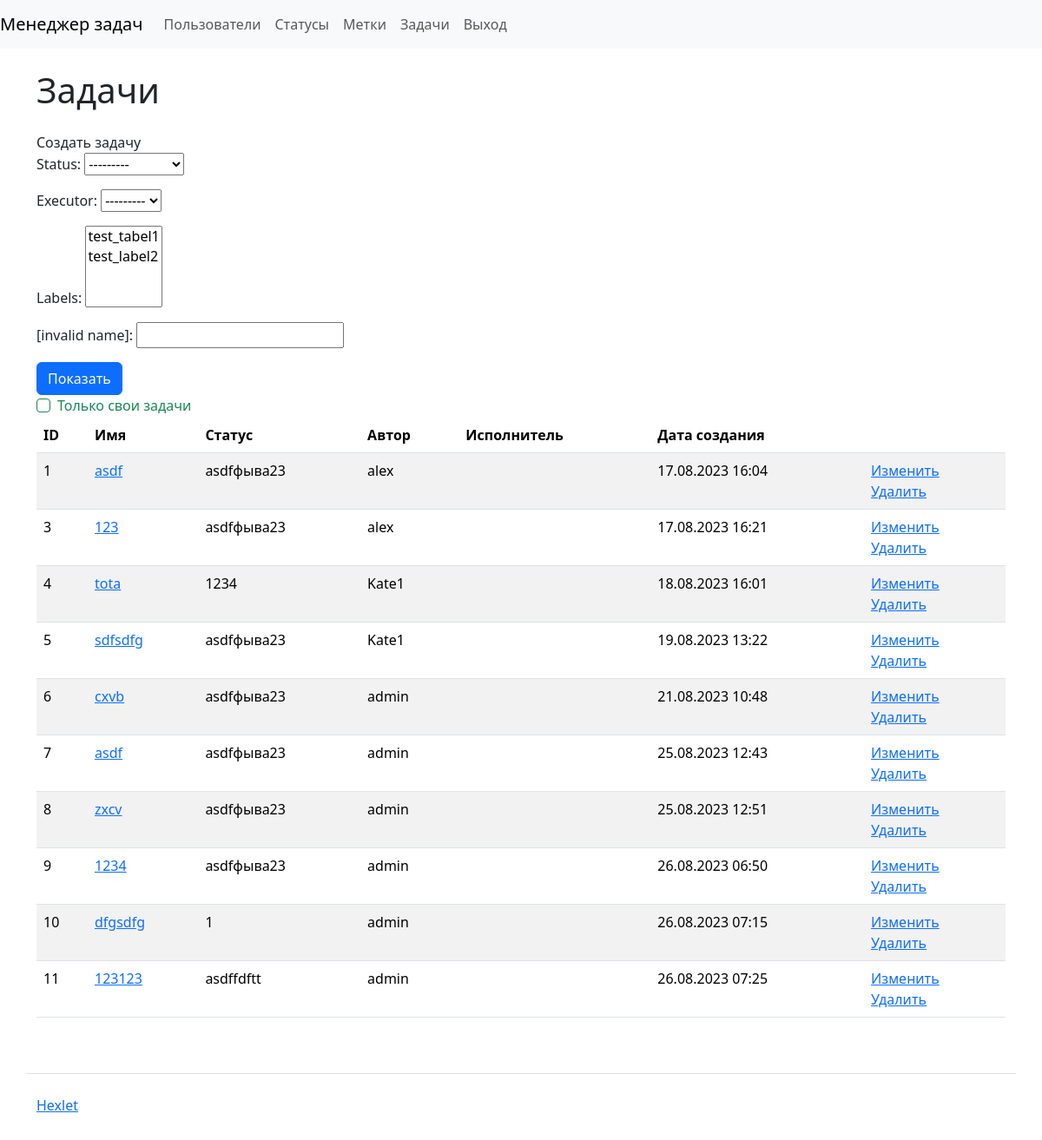
Before: /tasks/ (signed in) with the older database file.
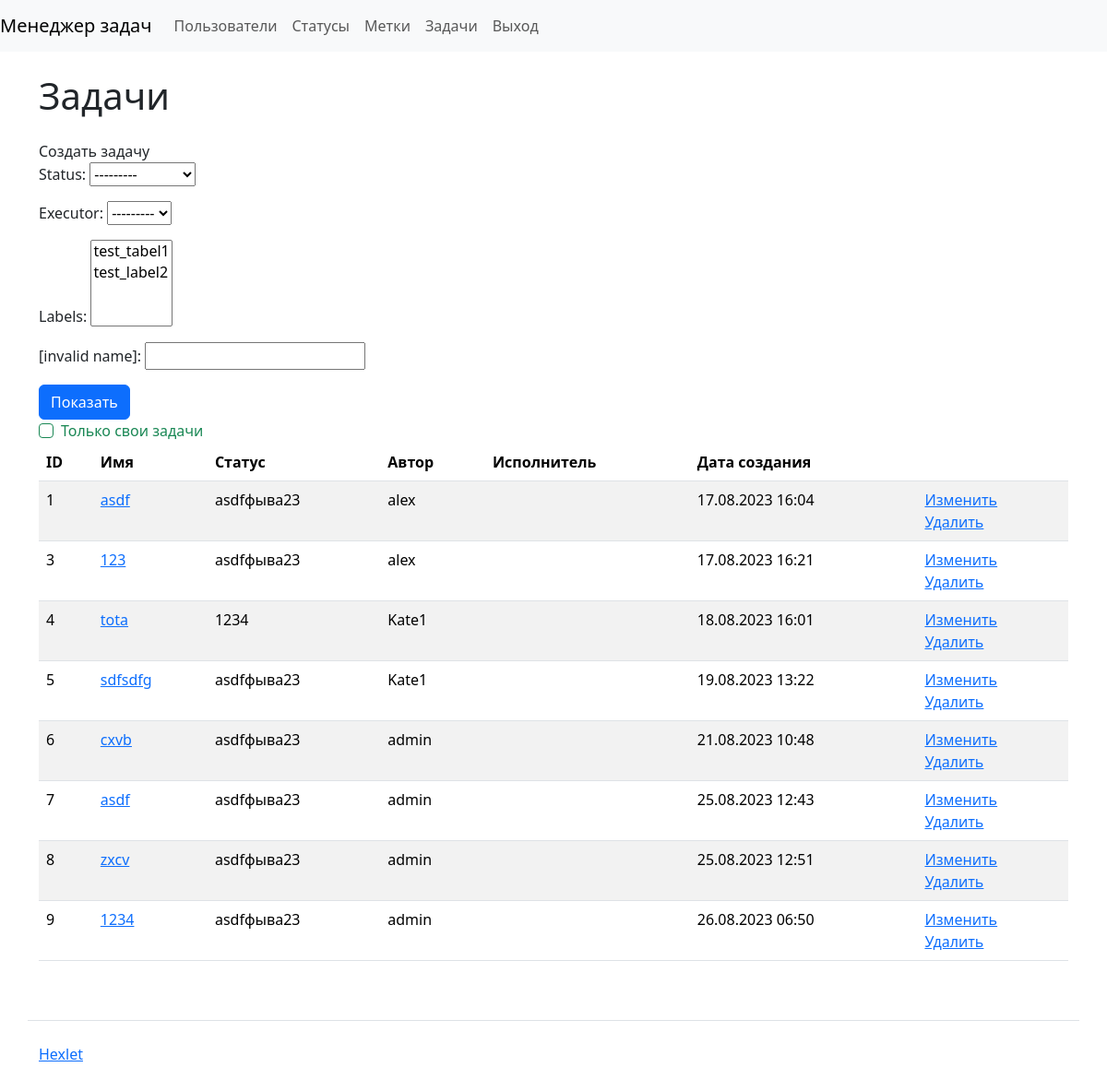
After: the same page with the newer database file.
### task_manager/tasks/models.py (models this page shows, shortened)
class Task(models.Model):
    name = models.CharField(max_length=255)
    description = models.CharField(max_length=255)
    status = models.ForeignKey(Status, on_delete=models.RESTRICT, related_name='tasks')
    author = models.ForeignKey(User, on_delete=models.RESTRICT, related_name='tasks_authored')
    executor = models.ForeignKey(User, on_delete=models.RESTRICT, related_name='tasks_assigned')
    labels = models.ManyToManyField(Label)
    date_joined = DateTimeField(auto_now_add=True)

### task_manager/statuses/models.py (models this page shows)
class Status(models.Model):
    name = models.CharField(max_length=255)
    date_joined = DateTimeField(auto_now_add=True)
    def __str__(self):
        return self.name

### task_manager/tasks/views.py (the view)
# urls.py: path('', views.TaskShow.as_view(), name='tasks'),
class TaskShow(CustomLoginRequiredMixin, View):
    def get(self, request, *args, **kwargs):
        task_filter = TaskFilter(request.GET, queryset=Task.objects.all())
        tasks = task_filter.qs
        if request.GET.get('self_tasks'):
            tasks = task_filter.qs.filter(author=request.user)
        return render(request, 'tasks/tasks.html', {
            'form': task_filter.form,
            'tasks': tasks,
        })

### task_manager/labels/models.py (called while the page is built)
    def __str__(self):
        return self.name

### task_manager/mixins.py (called while the page is built)
    def dispatch(self, request, *args, **kwargs):
        if not request.user.is_authenticated:
            messages.error(request, self.permission_denied_message)
        return super().dispatch(request, *args, **kwargs)

### task_manager/templates/tasks/tasks.html
{% extends "index.html" %}
{% block content %}
<h1 class="my-4">Задачи</h1>
<a class="nav-link" href="{% url 'create_task' %}">Создать задачу</a>
<form class="form-inline center" method="get" action="{% url 'tasks' %}">
  {{ form.as_p}}
  <input class="btn btn-primary" type="submit" value="Показать">
  <div class="form-check">
    <input type="checkbox" name="self_tasks" class="form-check-input is-valid" id="id_self_tasks">
    <label class="form-check-label" for="id_self_tasks">Только свои задачи</label>
  </div>
</form>
<table class="table table-striped">
    <thead>
      <tr>
        <th>ID</th>
        <th>Имя</th>
        <th>Статус</th>
        <th>Автор</th>
        <th>Исполнитель</th>
        <th>Дата создания</th>
        <th></th>
      </tr>
    </thead>
    <tbody>
        {% for task in tasks %}
        <tr>
          <td>{{ task.pk }}</td>
          <td>
            <a href="{% url 'get_task' task.pk %}">{{ task.name }}</a>
          </td>
          <td>{{ task.status }}</td>
          <td>{{ task.author }}</td>
          <td>{{ task.worker }}</td>
          <td>{{ task.date_joined|date:'d.m.Y H:i' }}</td>
          <td>
            <a href="{% url 'edit_task' task.pk %}">Изменить</a>
            <br>
            <a href="{% url 'delete_task' task.pk %}">Удалить</a>
          </td>
        </tr>
        {% endfor %}
    </tbody>
</table>
{% endblock %}

### task_manager/templates/index.html (shortened to what this page needs)
<!DOCTYPE html>
{% load django_bootstrap5 %}
{% bootstrap_css %}
<html lang="ru-ru">
  <head>
  </head>
  <body class="d-flex flex-column min-vh-100">
    <nav class="navbar navbar-expand-lg navbar-light bg-light">
      <a class="navbar-brand" href="{% url 'index' %}">Менеджер задач</a>
      <div class="collapse navbar-collapse" id="navbarToggleExternalContent">
        <ul class="navbar-nav mr-auto">
          <li class="nav-item">
            <a class="nav-link" href="{% url 'users' %}">Пользователи</a>
          </li>
          {% if user.is_authenticated %}
          <li class="nav-item">
            <a class="nav-link" href="{% url 'statuses' %}">Статусы</a>
          </li>
          <li class="nav-item">
            <a class="nav-link" href="{% url 'labels' %}">Метки</a>
          </li>
          <li class="nav-item">
            <a class="nav-link" href="{% url 'tasks' %}">Задачи</a>
          </li>
          <li class="nav-item">
            <form id="logout-form" action="{% url 'logout' %}" method="POST">
              <a class="nav-link" onclick="document.getElementById('logout-form').submit();" style="cursor: pointer;">Выход</a>
            </form>
          </li>
          {% endif %}
        </ul>
      </div>
    </nav>
    <div class="container wrapper flex-grow-1">
    {% block content %}{% endblock %}
    </div>
    <footer>
      <div class="container my-5 pt-4 border-top">
        <a target="_blank" href="https://ru.hexlet.io/">Hexlet</a>
      </div>
    </footer>
  </body>
</html>

Changed rows visible on the page:
removed Task: pk "10", name "dfgsdfg", status "1", author "admin", date_joined "26.08.2023 07:15"
removed Task: pk "11", name "123123", status "asdffdftt", author "admin", date_joined "26.08.2023 07:25"
